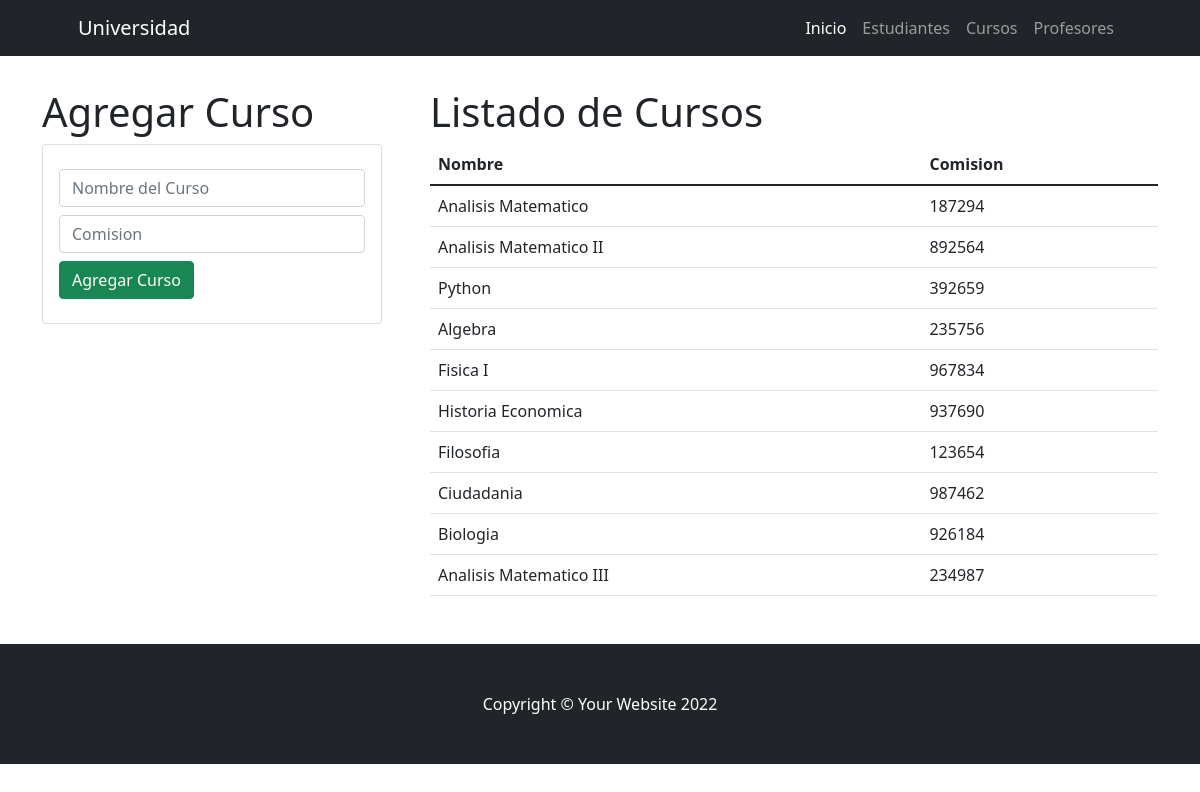
Screenshot of /cursos/ with the database file from the repository.
### Aplicaciones/Academico/models.py (models this page shows)
class Curso(models.Model):
    nombre = models.CharField(max_length=30)
    comision = models.IntegerField()

### Aplicaciones/Academico/views.py (the view)
# urls.py: path('cursos/',cursos,name="cursos"),
def cursos(request):
    cursos= Curso.objects.all()
    return render(request,"cursos.html",{"cursos":cursos})

### Aplicaciones/Academico/templates/cursos.html (shortened to what this page needs)
{% extends 'base.html' %}
{% load static %}
{% block contenido %}
<div class="row gx-lg-5">
    <div class="col-sm-12 col-md-6 col-lg-4 col-xl-4 py-2">
        <h1>Agregar Curso</h1>
        <div class="card ">
            <div class="card-body ">
                <form action="/registrarCurso/" method="post">{% csrf_token %}
                    <div class="form-group py-2">
                        <input type="text" id="txtNombre" name="txtNombre" class="form-control" placeholder="Nombre del Curso" maxlength="50" required>
                    </div>
                    <div class="form-group">
                        <input type="text" id="numComision" name="numComision" class="form-control" placeholder="Comision" minlength="6" maxlength="6" required>
                    </div>
                    <div class="form-group py-2">
                       <button type="submit" class="btn btn-success btn-block text-white">Agregar Curso</button>
                    </div>
                </form>
            </div>
        </div>
    </div>
    <div class="col-sl-12 col-md-6 col-lg-8 col-xl-8">
        <div class="table-responsive py-2">
            <h1>Listado de Cursos</h1>
            <table class="table talbe-striped py-2">
                <thead>
                    <tr>
                        <th>Nombre</th>
                        <th>Comision</th>
                    </tr>
                </thead>
                <tbody>
                    {% for c in cursos %}
                    <tr>
                        <td>{{c.nombre}}</td>
                        <td>{{c.comision}}</td>
                    </tr>
                    {% endfor %}
                </tbody>
            </table>
        </div>
    </div>
</div>
{% endblock %}

### Aplicaciones/Academico/templates/base.html (shortened to what this page needs)
{% load static %}
<!DOCTYPE html>
<html lang="en">
    <head>
        <link href="{% static 'css/styles.css' %}" rel="stylesheet" />
    </head>
    <body>
        <nav class="navbar navbar-expand-lg navbar-dark bg-dark">
            <div class="container px-5">
                <a class="navbar-brand" href="{% url 'inicio' %}">Universidad</a>
                <div class="collapse navbar-collapse" id="navbarSupportedContent">
                    <ul class="navbar-nav ms-auto mb-2 mb-lg-0">
                        <li class="nav-item"><a class="nav-link active" aria-current="page" href="{% url 'inicio' %}">Inicio</a></li>
                        <li class="nav-item"><a class="nav-link" href="{% url 'estudiantes' %}">Estudiantes</a></li>
                        <li class="nav-item"><a class="nav-link" href="{% url 'cursos' %}">Cursos</a></li>
                        <li class="nav-item"><a class="nav-link" href="{% url 'profesores' %}">Profesores</a></li>
                    </ul>
                </div>
            </div>
        </nav>
        <div class="container py-4">
            {% block contenido %}
            {% endblock %}
        </div>
        <footer class="py-5 bg-dark">
            <div class="container px-4 px-lg-5"><p class="m-0 text-center text-white">Copyright &copy; Your Website 2022</p></div>
        </footer>
    </body>
</html>

### rows the page displays
Curso: nombre "Analisis Matematico", comision "187294"
Curso: nombre "Analisis Matematico II", comision "892564"
Curso: nombre "Python", comision "392659"
Curso: nombre "Algebra", comision "235756"
Curso: nombre "Fisica I", comision "967834"
Curso: nombre "Historia Economica", comision "937690"
Curso: nombre "Filosofia", comision "123654"
Curso: nombre "Ciudadania", comision "987462"
Curso: nombre "Biologia", comision "926184"
Curso: nombre "Analisis Matematico III", comision "234987"
